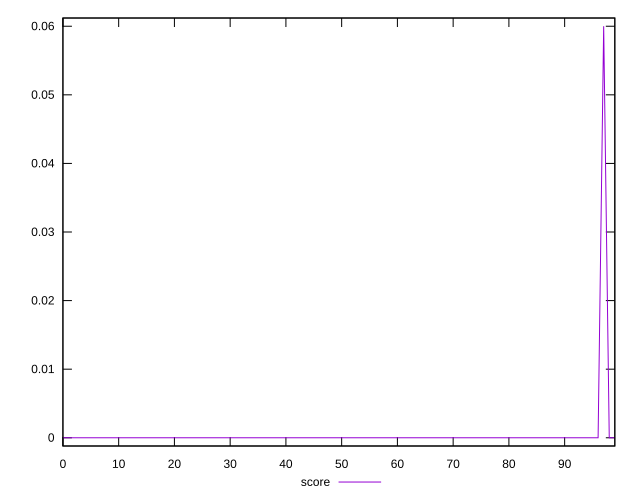

This chart was generated by the following gnuplot code:
reset

$score <<EOF
0 0
1 0
2 0
3 0
4 0
5 0
6 0
7 0
8 0
9 0
10 0
11 0
12 0
13 0
14 0
15 0
16 0
17 0
18 0
19 0
20 0
21 0
22 0
23 0
24 0
25 0
26 0
27 0
28 0
29 0
30 0
31 0
32 0
33 0
34 0
35 0
36 0
37 0
38 0
39 0
40 0
41 0
42 0
43 0
44 0
45 0
46 0
47 0
48 0
49 0
50 0
51 0
52 0
53 0
54 0
55 0
56 0
57 0
58 0
59 0
60 0
61 0
62 0
63 0
64 0
65 0
66 0
67 0
68 0
69 0
70 0
71 0
72 0
73 0
74 0
75 0
76 0
77 0
78 0
79 0
80 0
81 0
82 0
83 0
84 0
85 0
86 0
87 0
88 0
89 0
90 0
91 0
92 0
93 0
94 0
95 0
96 0
97 0.06
98 0
99 0
EOF

set key outside below
set xrange [0:99]
set yrange [-0.0012:0.0612]
set trange [-0.0012:0.0612]
set terminal svg size 640, 500 enhanced background rgb 'white'
set output "reprap/uses-text-compression/samples/pages+cached+noexternal+nomedia/score/values.svg"

plot $score title "score" with line

reset
